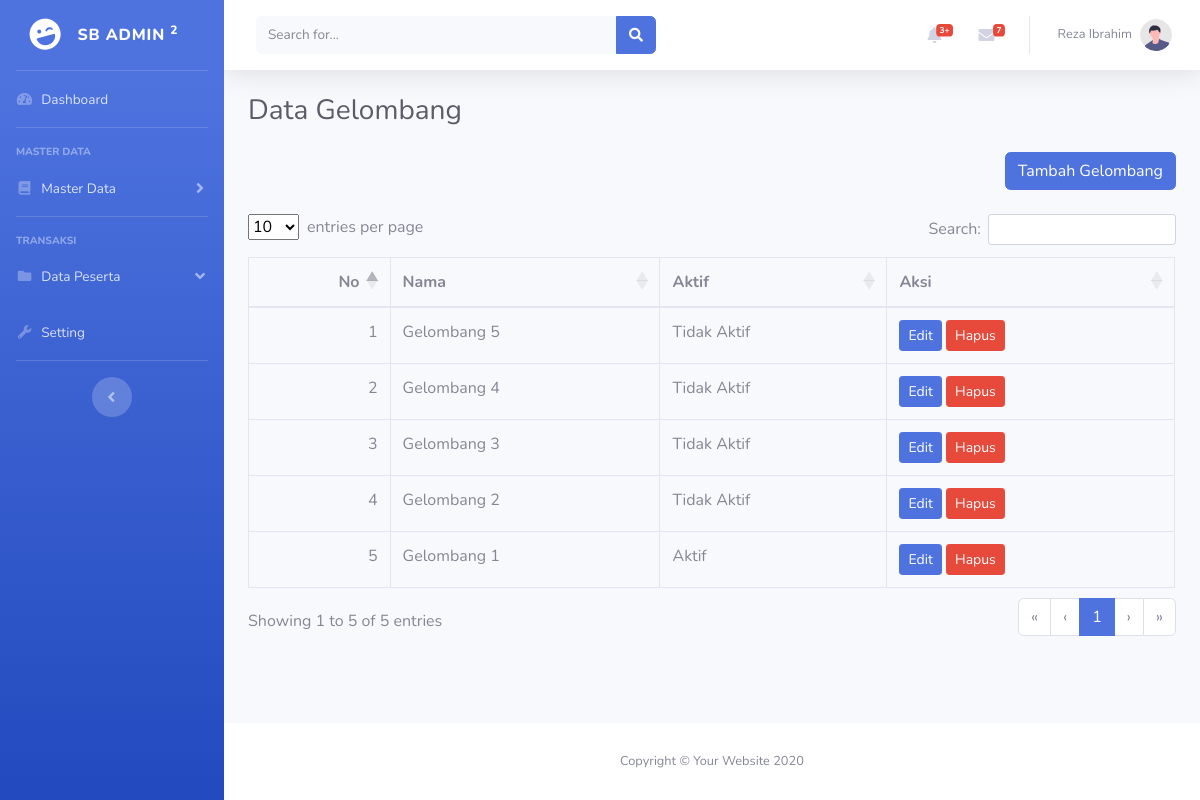
The page /gelombang.php (signed in) on the database its author committed.
### tables this page shows
CREATE TABLE `gelombang` (
  `id` int(11) NOT NULL,
  `nama_gelombang` varchar(15) NOT NULL,
  `aktif` tinyint(1) NOT NULL,
  `created_at` timestamp NOT NULL DEFAULT current_timestamp(),
  `updated_at` timestamp NOT NULL DEFAULT current_timestamp() ON UPDATE current_timestamp()
);

### gelombang.php (the view, shortened to what this page needs)
<?php
include 'config/config.php';
$query = mysqli_query($koneksi, "SELECT * FROM gelombang ORDER BY id DESC");
function customStatus($aktif)
{
    switch ($aktif) {
        case 1:
            $pesan = "Aktif";
            break;
        default:
            $pesan = "Tidak Aktif";
            break;
    }
    return $pesan;
}
?>
<!DOCTYPE html>
<html lang="en">
<head>
    <?php include 'inc/head.php'; ?>
</head>
<body id="page-top">
    <div id="wrapper">
        <?php include 'inc/sidebar.php'; ?>
        <div id="content-wrapper" class="d-flex flex-column">
            <div id="content">
                <?php include 'inc/navbar.php'; ?>
                <div class="container-fluid">
                    <h1 class="h3 mb-4 text-gray-800">Data Gelombang</h1>
                    <div align="right">
                        <a href="tambah-gelombang.php" class="btn btn-primary mb-3">Tambah Gelombang</a>
                    </div>
                    <div class="table-responsive">
                        <table class="table table-bordered" id="datatables">
                            <thead>
                                <tr>
                                    <th>No</th>
                                    <th>Nama</th>
                                    <th>Aktif</th>
                                    <th>Aksi</th>
                                </tr>
                            </thead>
                            <tbody>
                                <?php $no = 1;
                                while ($data = mysqli_fetch_assoc($query)) { ?>
                                    <tr>
                                        <td><?php echo $no++ ?> </td>
                                        <td><?php echo $data['nama_gelombang'] ?></td>
                                        <td><?php echo customStatus($data['aktif']) ?></td>
                                        <td>
                                            <a href="tambah-gelombang.php?edit=<?php echo $data['id'] ?>" class="btn btn-primary btn-sm">Edit</a>
                                            <a onclick="return confirm('Apakah anda yakin akan menghapus data ini??')" href="tambah-gelombang.php?delete=<?php echo $data['id'] ?>" class="btn btn-danger btn-sm">Hapus</a>
                                        </td>
                                    </tr>
                                <?php } ?>
                            </tbody>
                        </table>
                    </div>
                </div>
            </div>
            <?php include 'inc/footer.php'; ?>
        </div>
    </div>
</body>
</html>

### rows shown on the page
gelombang: nama_gelombang "Gelombang 5", aktif "Tidak Aktif"
gelombang: nama_gelombang "Gelombang 4", aktif "Tidak Aktif"
gelombang: nama_gelombang "Gelombang 3", aktif "Tidak Aktif"
gelombang: nama_gelombang "Gelombang 2", aktif "Tidak Aktif"
gelombang: nama_gelombang "Gelombang 1", aktif "Aktif"

### other values the page prints
$_SESSION['nama'] "Reza Ibrahim"
